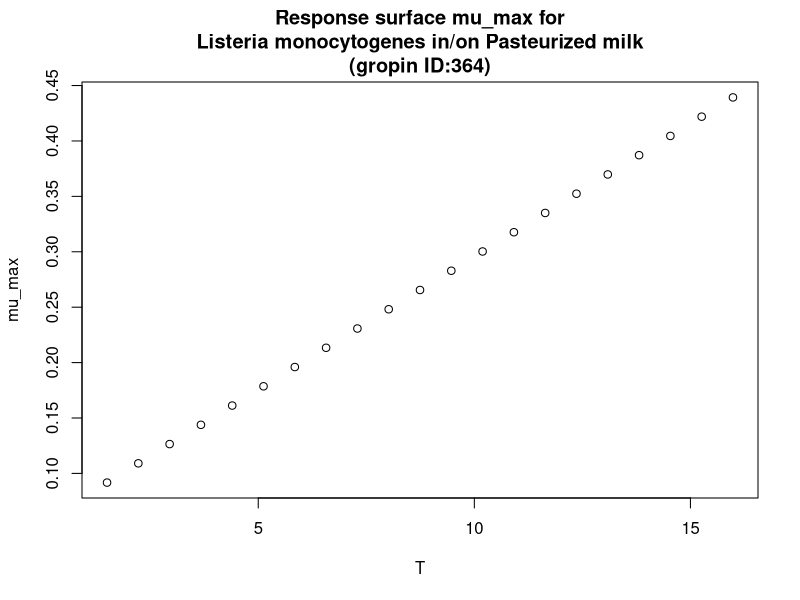

This figure's R source:
#############################
# start of Parameter script
#############################
T <- seq(1.5015,15.984015984016,length.out=21)
#############################
# end of Parameter script
#############################
############################# 
# start of Model script Gropin ID 364 
#############################
 
# constant coefficients for this model
 
variables <- data.frame(T)
argumentsPar <- expand.grid(variables)
 
# heart of the model
response_surface <- function(T) {
   mumax <-0.024*(T+2.32)

return(mumax=mumax)
} 

# output parameters
mumax <- cbind(argumentsPar,response_surface(argumentsPar['T']))
colnames(mumax) <- c(colnames(argumentsPar),'mumax')
#############################
# End of Model script
#############################
############################# 
# start of Visualisation script Gropin ID 364 
#############################
plot(T,mumax$mumax,
                          xlab='T',
                          ylab='mu_max',main='Response surface mu_max for
Listeria monocytogenes in/on Pasteurized milk
(gropin ID:364)')
#############################
# End of Visualisation script
#############################
